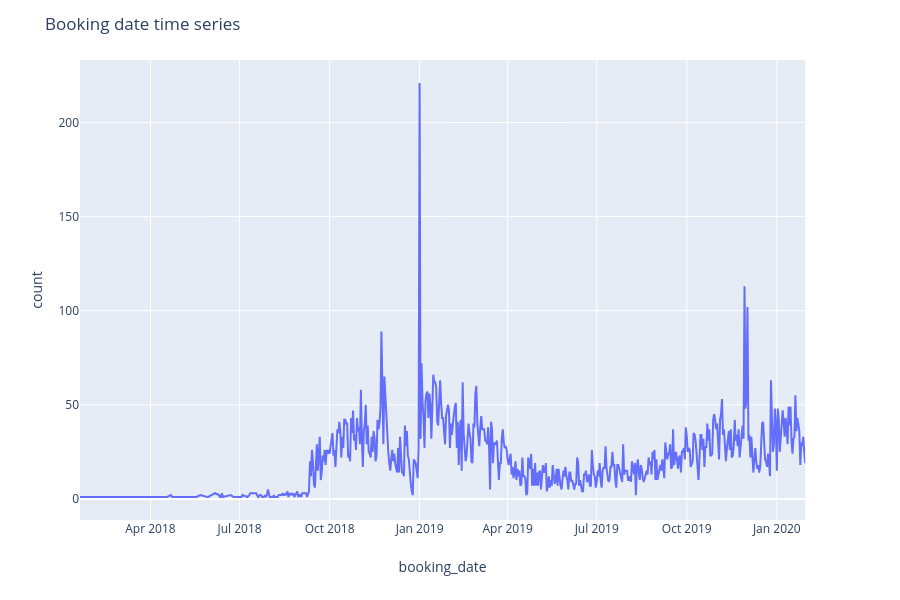

The code cell stored with this chart in its notebook:
### Code cell
df_booking = df_hotel_vacation.BookingDate.value_counts().reset_index()
df_booking = df_booking.rename(columns={'index': 'booking_date', 'BookingDate': 'count'})
df_booking = df_booking.sort_values(by='booking_date')

fig = px.line(df_booking, x='booking_date', y='count')
fig.update_layout(title_text="Booking date time series")
fig.show()

### Figure 1 — Plotly figure (JSON) as saved in the notebook; plotly's stock layout.template omitted (floating-point values rounded to 4 significant figures; data arrays with more than 128 entries replaced by an {"elided": "..."} marker saying what was removed)
{"data": [{"hoverlabel": {"namelength": 0}, "hovertemplate": "booking_date=%{x}<br>count=%{y}", "legendgroup": "", "line": {"color": "#636efa", "dash": "solid"}, "mode": "lines", "name": "", "showlegend": false, "type": "scatter", "x": {"elided": "583 str values"}, "xaxis": "x", "y": {"elided": "583 int values"}, "yaxis": "y"}], "layout": {"height": 600, "legend": {"tracegroupgap": 0}, "margin": {"t": 60}, "title": {"text": "Booking date time series"}, "xaxis": {"anchor": "y", "domain": [0, 0.98], "title": {"text": "booking_date"}}, "yaxis": {"anchor": "x", "domain": [0, 1], "title": {"text": "count"}}}}
